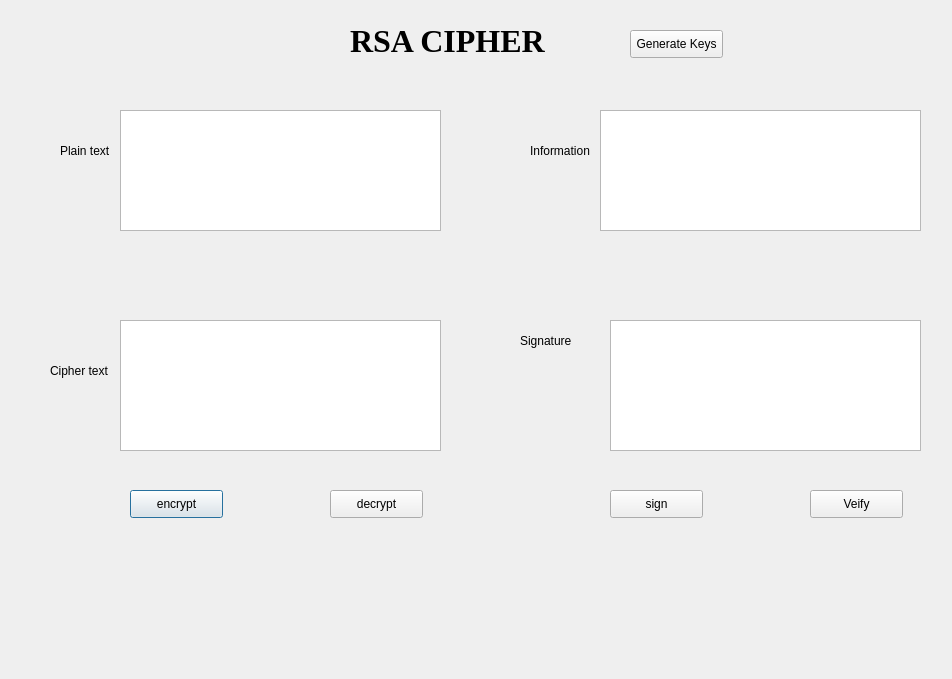
<?xml version="1.0" encoding="UTF-8"?>
<ui version="4.0">
 <class>Dialog</class>
 <widget class="QDialog" name="Dialog">
  <property name="geometry">
   <rect>
    <x>0</x>
    <y>0</y>
    <width>952</width>
    <height>679</height>
   </rect>
  </property>
  <property name="windowTitle">
   <string>Dialog</string>
  </property>
  <widget class="QLabel" name="label">
   <property name="geometry">
    <rect>
     <x>60</x>
     <y>140</y>
     <width>71</width>
     <height>21</height>
    </rect>
   </property>
   <property name="text">
    <string>Plain text</string>
   </property>
  </widget>
  <widget class="QLabel" name="label_2">
   <property name="geometry">
    <rect>
     <x>50</x>
     <y>360</y>
     <width>71</width>
     <height>21</height>
    </rect>
   </property>
   <property name="text">
    <string>Cipher text</string>
   </property>
  </widget>
  <widget class="QLabel" name="label_3">
   <property name="geometry">
    <rect>
     <x>530</x>
     <y>140</y>
     <width>71</width>
     <height>21</height>
    </rect>
   </property>
   <property name="text">
    <string>Information</string>
   </property>
  </widget>
  <widget class="QLabel" name="label_4">
   <property name="geometry">
    <rect>
     <x>520</x>
     <y>330</y>
     <width>71</width>
     <height>21</height>
    </rect>
   </property>
   <property name="text">
    <string>Signature</string>
   </property>
  </widget>
  <widget class="QPushButton" name="btn_encrypt">
   <property name="geometry">
    <rect>
     <x>130</x>
     <y>490</y>
     <width>93</width>
     <height>28</height>
    </rect>
   </property>
   <property name="text">
    <string>encrypt</string>
   </property>
  </widget>
  <widget class="QPushButton" name="btn_decrypt">
   <property name="geometry">
    <rect>
     <x>330</x>
     <y>490</y>
     <width>93</width>
     <height>28</height>
    </rect>
   </property>
   <property name="text">
    <string>decrypt</string>
   </property>
  </widget>
  <widget class="QPushButton" name="btn_sign">
   <property name="geometry">
    <rect>
     <x>610</x>
     <y>490</y>
     <width>93</width>
     <height>28</height>
    </rect>
   </property>
   <property name="text">
    <string>sign</string>
   </property>
  </widget>
  <widget class="QPushButton" name="btn_verify">
   <property name="geometry">
    <rect>
     <x>810</x>
     <y>490</y>
     <width>93</width>
     <height>28</height>
    </rect>
   </property>
   <property name="text">
    <string>Veify</string>
   </property>
  </widget>
  <widget class="QPushButton" name="btn_gen_keys">
   <property name="geometry">
    <rect>
     <x>630</x>
     <y>30</y>
     <width>93</width>
     <height>28</height>
    </rect>
   </property>
   <property name="text">
    <string>Generate Keys</string>
   </property>
  </widget>
  <widget class="QLabel" name="label_5">
   <property name="geometry">
    <rect>
     <x>350</x>
     <y>20</y>
     <width>271</width>
     <height>41</height>
    </rect>
   </property>
   <property name="font">
    <font>
     <family>Times New Roman</family>
     <pointsize>24</pointsize>
     <weight>75</weight>
     <bold>true</bold>
    </font>
   </property>
   <property name="text">
    <string>RSA CIPHER</string>
   </property>
  </widget>
  <widget class="QTextEdit" name="txt_plain_text">
   <property name="geometry">
    <rect>
     <x>120</x>
     <y>110</y>
     <width>321</width>
     <height>121</height>
    </rect>
   </property>
  </widget>
  <widget class="QTextEdit" name="txt_info">
   <property name="geometry">
    <rect>
     <x>600</x>
     <y>110</y>
     <width>321</width>
     <height>121</height>
    </rect>
   </property>
  </widget>
  <widget class="QTextEdit" name="txt_cipher_text">
   <property name="geometry">
    <rect>
     <x>120</x>
     <y>320</y>
     <width>321</width>
     <height>131</height>
    </rect>
   </property>
  </widget>
  <widget class="QTextEdit" name="txt_sign">
   <property name="geometry">
    <rect>
     <x>610</x>
     <y>320</y>
     <width>311</width>
     <height>131</height>
    </rect>
   </property>
  </widget>
 </widget>
 <resources/>
 <connections/>
</ui>
